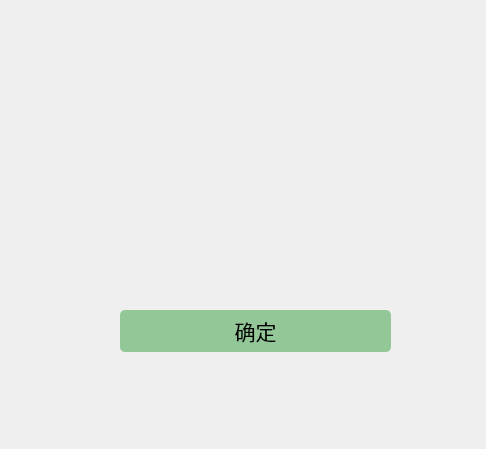
<?xml version="1.0" encoding="UTF-8"?>
<ui version="4.0">
 <class>MotusChangePassword</class>
 <widget class="QDialog" name="MotusChangePassword">
  <property name="geometry">
   <rect>
    <x>0</x>
    <y>0</y>
    <width>486</width>
    <height>449</height>
   </rect>
  </property>
  <property name="minimumSize">
   <size>
    <width>486</width>
    <height>449</height>
   </size>
  </property>
  <property name="maximumSize">
   <size>
    <width>486</width>
    <height>449</height>
   </size>
  </property>
  <property name="windowTitle">
   <string>Dialog</string>
  </property>
  <property name="styleSheet">
   <string notr="true">#MotusChangePassword{border-image: url(:/picture/passwordChange.png);}</string>
  </property>
  <widget class="QPushButton" name="trueButton">
   <property name="geometry">
    <rect>
     <x>120</x>
     <y>310</y>
     <width>271</width>
     <height>42</height>
    </rect>
   </property>
   <property name="font">
    <font>
     <family>楷体</family>
     <pointsize>16</pointsize>
    </font>
   </property>
   <property name="styleSheet">
    <string notr="true">QPushButton{background-color: rgb(147,199,151);} 
QPushButton:hover{background-color: rgb(131,189,131);} QPushButton:pressed{padding-left:3px;
padding-top:3px;background-color: rgb(78,182,171);}
QPushButton{border-radius:5px;}</string>
   </property>
   <property name="text">
    <string>确定</string>
   </property>
  </widget>
  <widget class="QLineEdit" name="newpasswordlineEdit">
   <property name="geometry">
    <rect>
     <x>183</x>
     <y>197</y>
     <width>206</width>
     <height>39</height>
    </rect>
   </property>
   <property name="styleSheet">
    <string notr="true">border-width:0;border-style:outset;background:transparent;</string>
   </property>
   <property name="echoMode">
    <enum>QLineEdit::Password</enum>
   </property>
  </widget>
  <widget class="QLineEdit" name="againpasswordlineEdit">
   <property name="geometry">
    <rect>
     <x>197</x>
     <y>249</y>
     <width>192</width>
     <height>39</height>
    </rect>
   </property>
   <property name="styleSheet">
    <string notr="true">border-width:0;border-style:outset;background:transparent;</string>
   </property>
   <property name="echoMode">
    <enum>QLineEdit::Password</enum>
   </property>
  </widget>
  <widget class="QLineEdit" name="oldpasswordlineEdit">
   <property name="geometry">
    <rect>
     <x>183</x>
     <y>145</y>
     <width>206</width>
     <height>39</height>
    </rect>
   </property>
   <property name="styleSheet">
    <string notr="true">border-width:0;border-style:outset;background:transparent;</string>
   </property>
   <property name="echoMode">
    <enum>QLineEdit::Password</enum>
   </property>
  </widget>
 </widget>
 <resources/>
 <connections/>
</ui>
